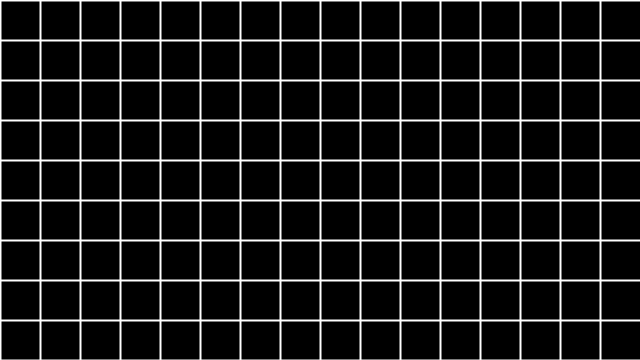
Frame 1 (no input)
Frame 60 (the mouse pressed at the canvas centre just before this capture): identical to frame 1, image omitted
Frame 120 (the mouse held since frame 60 and released just before this capture): identical to frame 1, image omitted

The Processing sketch that drew this single still picture (run headless with seeded random() and noise(); from frame 60 on, the mouse is pressed at the canvas centre):

// Processing sketch: for__
// ── for__.pde
//************************************************* for() ********************************************//


//Description  

//Controls a sequence of repetitions. 
//A basic for structure has three parts: init, test, and update. 
//Each part must be separated by a semicolon (;). 
//The loop continues until the test evaluates to false. 
//When a for structure is executed, the following sequence of events occurs:

//1. The init statement is run.
//2. The test is evaluated to be true or false.
//3. If the test is true, jump to step 4. If the test is false, jump to step 6.
//4. Run the statements within the block.
//5. Run the update statement and jump to step 2.
//6. Exit the loop.

//In the first example above, the for structure is executed 40 times. 
//In the init statement, the value i is created and set to zero.
//i is less than 40, so the test evaluates as true. 
//At the end of each loop, i is incremented by one. 
//On the 41st execution, the test is evaluated as false, because i is then equal to 40, so i < 40 is no longer true. 
//Thus, the loop exits.

//A second type of for structure makes it easier to iterate over each element of an array. 
//The last example above shows how it works. 
//Within the parentheses, first define the datatype of the array, then define a variable name. 
//This variable name will be assigned to each element of the array in turn as the for moves through the entire array. 
//Finally, after the colon, define the array name to be used.

//Syntax  

//for (init; test; update) { 
//  statements
//} 

//for (datatype element : array) { 
//  statements
//}

//Parameters  

//init  statement executed once when beginning loop

//test  if the test evaluates to true, the statements execute

//update  executes at the end of each iteration

//statements  collection of statements executed each time through the loop

//datatype  datatype of elements in the array

//element  temporary name to use for each element of the array

//array  name of the array to iterate through


float x;
float y;
float spacing;

void setup()
{
  size(640, 360);
}

void draw()
{
  spacing = 40;

  background(0);
  stroke(255);
  strokeWeight(2);

  for (x = 0, y = 0; x < width || x < height; x+=spacing, y+=spacing)
  {
    line(x, 0, x, height);
    line(0, y, width, y);
  }
}
